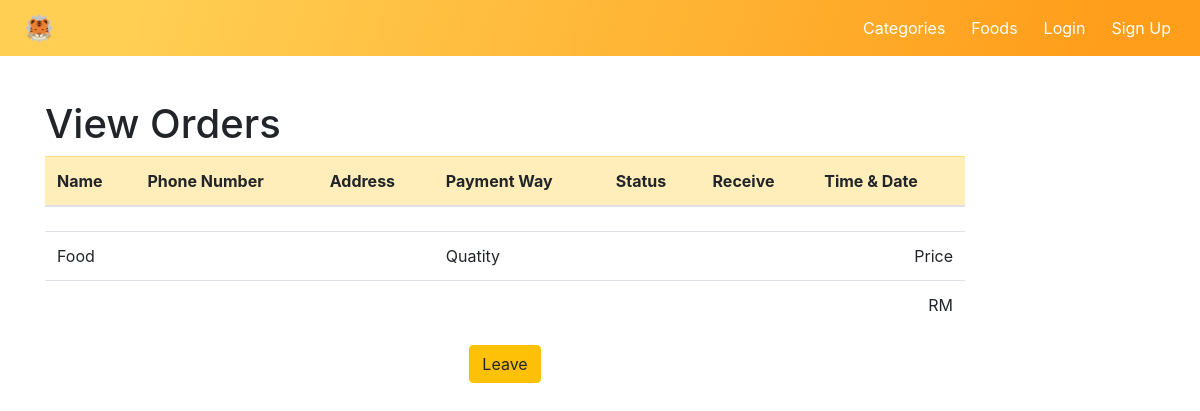
The app's page /orderdetail.php, older data.
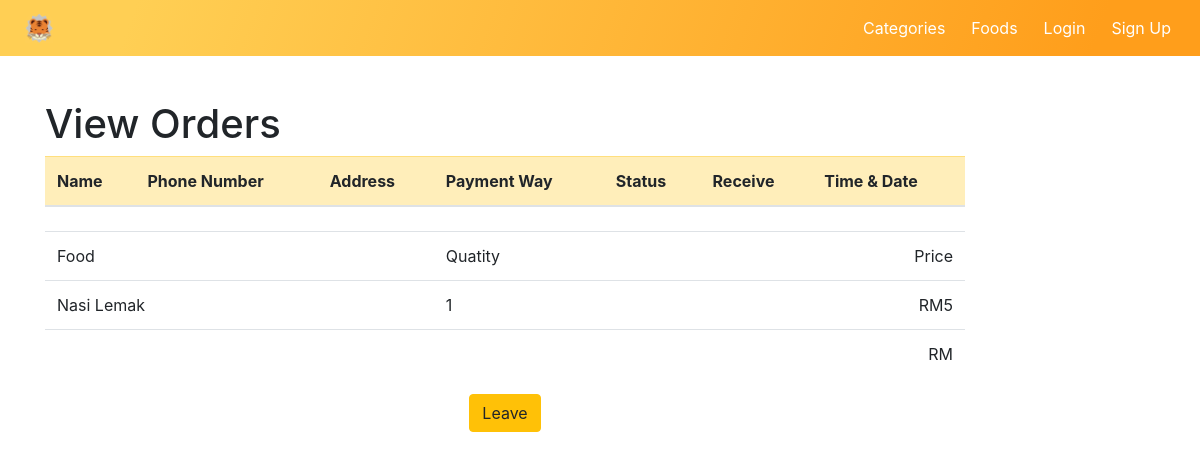
The same page, newer data.
### tables this page shows
CREATE TABLE `orders` (
  `cust_id` varchar(255) NOT NULL,
  `order_id` int(30) NOT NULL,
  `foodname` varchar(255) NOT NULL,
  `price` int(30) NOT NULL,
  `quantity` int(30) NOT NULL,
  `username` varchar(255) NOT NULL,
  `date_time` timestamp NOT NULL DEFAULT current_timestamp() ON UPDATE current_timestamp()
);

### orderdetail.php (the view, shortened to what this page needs)
<?php
require('database/mysql.php');
?>
<!DOCTYPE html>
<html>
<head>
    <link rel="stylesheet" href="css/nav-bar.css">
</head>
<body>
    <header>
        <?php
          require "navandfooter/nav.php";
        ?>
    </header>
    <div class="container" style="margin-top:100px;">
    <div class="row">
    <div class="col-md-10 col-md-offset-1">
            <h1>View Orders</h1>
            <div class="panel panel-default panel-table">
              <div class="panel-body">
                <table class="table ">
                  <thead class="table-warning">
                    <tr>
                        <th>Name</th>
                        <th>Phone Number</th>
                        <th>Address</th>
                        <th>Payment Way</th>
                        <th>Status</th>
                        <th>Receive</th>
                        <th>Time & Date</th>
                    </tr>
                  </thead>
                  <tbody>
                  <tr>
                  <td><?php if (isset($_GET['order_id'])){echo $Name; }?></a></td>
                  <td><?php if (isset($_GET['order_id'])){echo $PhoneNo; }?></td>
                  <td><?php if (isset($_GET['order_id'])){echo $Address; }?></td>
                  <td><?php if (isset($_GET['order_id'])){echo $payment_way; }?></td>
                  <td><?php if (isset($_GET['order_id'])){echo $status; }?></td>
                  <td><?php if (isset($_GET['order_id'])){echo $receive; }?></td>
                  <td><?php if (isset($_GET['order_id'])){echo $time_date; }?></td>
                  </tr>
                  <tr><td class='text-left' colspan='3' >Food</td>
                      <td class='text-left' colspan='3' >Quatity</td>
                      <td class='text-right' colspan='3' >Price</td>
                  </tr>
                  <?php
                  $search="";
                $sql="select * from orders".$search;
                $result=$conn->query($sql);
                if($result->num_rows >0){
                    while($row = $result -> fetch_assoc()){
            ?>
                        <tr><td class='text-left' colspan='3' ><?php echo $row['foodname'];?> </td>
                             <td class='text-left' colspan='3' ><?php echo $row['quantity'];?> </td>
                             <td class='text-right' colspan='3' >RM<?php echo $row['price'];?> </td>
                        </tr>
            <?php
                }
            }?>
          <tr>
      <td class='text-right' colspan='14' >RM<?php if (isset($_GET['order_id'])){echo $price; }?> </td>
          </tr>
                      </tbody>
                </table>
                <div style="text-align: center;"><a href="paymenthistory.php"><button type="button" class="btn btn-warning" >Leave</button></a></div>
              </div>
                   </div>
                   </div>
              </div>
              </div>
</body>
</html>

### navandfooter/nav.php (shortened to what this page needs)
<head>
  <link rel="stylesheet" href="https://stackpath.bootstrapcdn.com/bootstrap/4.5.0/css/bootstrap.min.css"
>
  <link rel="stylesheet" href="https://maxcdn.bootstrapcdn.com/bootstrap/4.5.0/css/bootstrap.min.css">
  <link rel="stylesheet" href="https://cdnjs.cloudflare.com/ajax/libs/font-awesome/4.7.0/css/font-awesome.min.css">
</head>
<header>
  <nav class="navbar navbar-expand-md  navbar-dark fixed-top"
    style="background-image: linear-gradient( 109.6deg,  rgba(255,207,84,1) 11.2%, rgba(255,158,27,1) 91.1% );">
    <a class="navbar-brand" href="index.php"><img src="image/logo 256x256.png" alt="logo" width="30" height="30" style="margin-left:30%; display: block;max-width: 100%;"></a>
    <div class="navbar-collapse collapse w-100 order-3 dual-collapse2 " id="collapsibleNavbar">
      <ul class="navbar-nav ml-auto">
        <li class="nav-item active">
          <a class="nav-link" href="customer/category.php">Categories</a>
        </li>
        <li class="nav-item active">
          <a class="nav-link" href="customer/foodpage.php">Foods</a>
        </li>
        <?php if (isset($_SESSION['userEmail'])) {?>
        <li class="nav-item dropdown">
          <a class="nav-link dropdown-toggle active" href="#" id="navbarDropdown" data-toggle="dropdown">
            <?php echo $_SESSION['Name'] ?>
          </a>
          <div class="dropdown-menu" aria-labelledby="navbarDropdown">
            <a class="dropdown-item" href="userprofile.php">Profile</a>
            <a class="dropdown-item" href="cart.php">Cart</a>
            <a class="dropdown-item" href="paymenthistory.php">Payment History</a>
          </div>
        </li>
        <li class="nav-item active"><a class="nav-link" href="database/lognoutcode.php" style="width:auto;"
            onclick="return confirm('Are you sure?')">Logout</a></li>
        <?php
        } else { ?>
        <li class="nav-item active"><a class="nav-link" href="#" data-toggle="modal" data-target="#login_form"
            style="width:auto;">Login</a></li>
        <li class="nav-item active"><a class="nav-link" href="#" data-toggle="modal" data-target="#signUp"
            style="width:auto;">Sign Up</a></li>
        <?php
        }
        ?>
      </ul>
    </div>
  </nav>
</header>

### css/nav-bar.css (style rules this page uses)
.navbar-nav > li { padding-left:5px; padding-right:5px; }

Row changes from the older to the newer data that the page shows:
added orders: foodname "Nasi Lemak", quantity "1", price "5"
